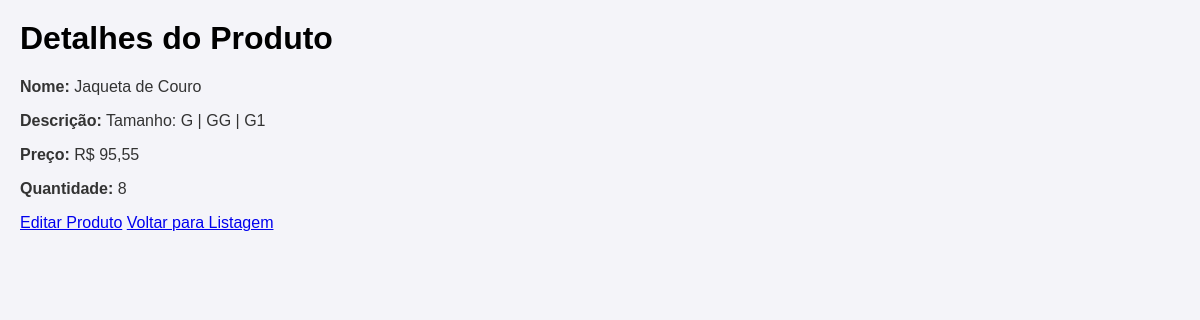
Page /detalhes/5/ on the committed database.
### produtos/models.py (models this page shows, shortened)
class Produto(models.Model):
    nome = models.CharField(max_length=100)
    descricao = models.TextField()
    preco = models.DecimalField(max_digits=10, decimal_places=2)
    quantidade = models.IntegerField()
    imagem = models.ImageField(upload_to='produtos/', blank=True, null=True)

### produtos/views.py (the view)
# urls.py: path('detalhes/<int:id>/', views.detalhes_produto, name='detalhes_produto'),      # Detalhes do produto
def detalhes_produto(request, id):
    produto = get_object_or_404(Produto, id=id)
    return render(request, 'produtos/detalhes_produto.html', {'produto': produto})

### produtos/templates/produtos/detalhes_produto.html (shortened to what this page needs)
<html lang="pt-br">
    {% load static %}
<link rel="stylesheet" href="{% static 'css/style.css' %}">
<head>
</head>
<body>
    <h1>Detalhes do Produto</h1>
    <p><strong>Nome:</strong> {{ produto.nome }}</p>
    <p><strong>Descrição:</strong> {{ produto.descricao }}</p>
    <p><strong>Preço:</strong> R$ {{ produto.preco }}</p>
    <p><strong>Quantidade:</strong> {{ produto.quantidade }}</p>
    <a href="{% url 'editar_produto' produto.id %}">Editar Produto</a>
    <a href="{% url 'listar_produtos' %}">Voltar para Listagem</a>
</body>
</html>

### static/css/style.css (style rules this page uses)
body { font-family: Arial, sans-serif; background-color: #f4f4f9; color: #333; margin: 0; padding: 20px; }
h1, h2 { color: #000000; }

### rows in the picture
Produto: nome "Jaqueta de Couro", descricao "Tamanho: G | GG | G1", preco "95,55", quantidade "8"
